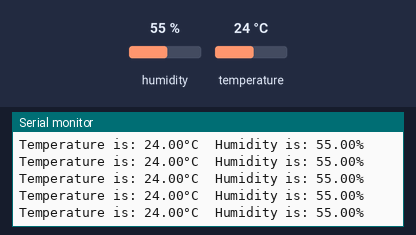
Simulated run of this sketch. Board: Arduino Uno, built with avr-gcc and run on an emulated ATmega328P. Shown: the last lines printed to the serial monitor. The test bench sets the inputs (shaded band); at power-on: humidity 55 %, temperature 24 °C.

Above: at 2.8 s.
2.9 s: humidity set to 22 %
At 4.4 s:
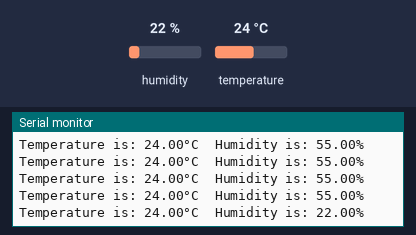
5.6 s: temperature set to 12 °C
At 5.6 s:
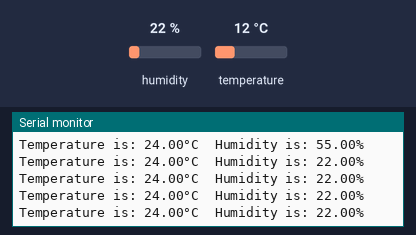
8.3 s: humidity set to 40 %
At 9.0 s:
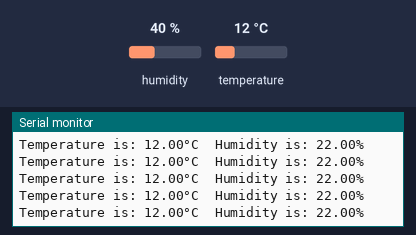
Timing chart, 0 to 11.3 s (numbered marks = the images above; inputs shaded):
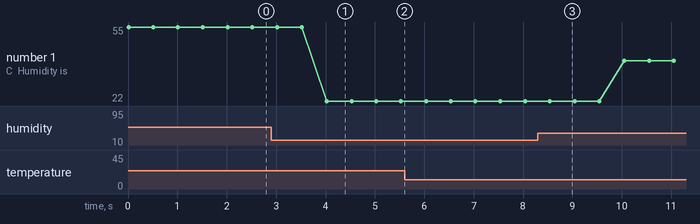

The sketch:

dht22.ino
```cpp
#include "DHT.h"
#define DHTPIN 2
#define DHTTYPE DHT22

DHT dht(DHTPIN, DHTTYPE);

void setup() {
  Serial.begin(9600);
  dht.begin();
  Serial.println("DHT start");
}

void loop() {
  float t = dht.readTemperature();
  float h = dht.readHumidity();
  // Read temperature as Fahrenheit (isFahrenheit = true)
  //float f = dht.readTemperature(true);

  if ( isnan(t) || isnan(h)){
    Serial.println("something went wrong, can't read the sensor");
    } else {
      Serial.print("Temperature is: ");
      Serial.print(t);
      Serial.print("°C");
      Serial.print("\t");
      Serial.print("Humidity is: ");
      Serial.print(h);
      Serial.println("%");

      delay(500);
      }
}
```

Measured:
- after the input at 2.9 s, the serial monitor: prints a new line after 1.1 s (image 1)
- plotted number 1: 55 → 22 after the input at 2.9 s, 22 → 40 after the input at 8.3 s
